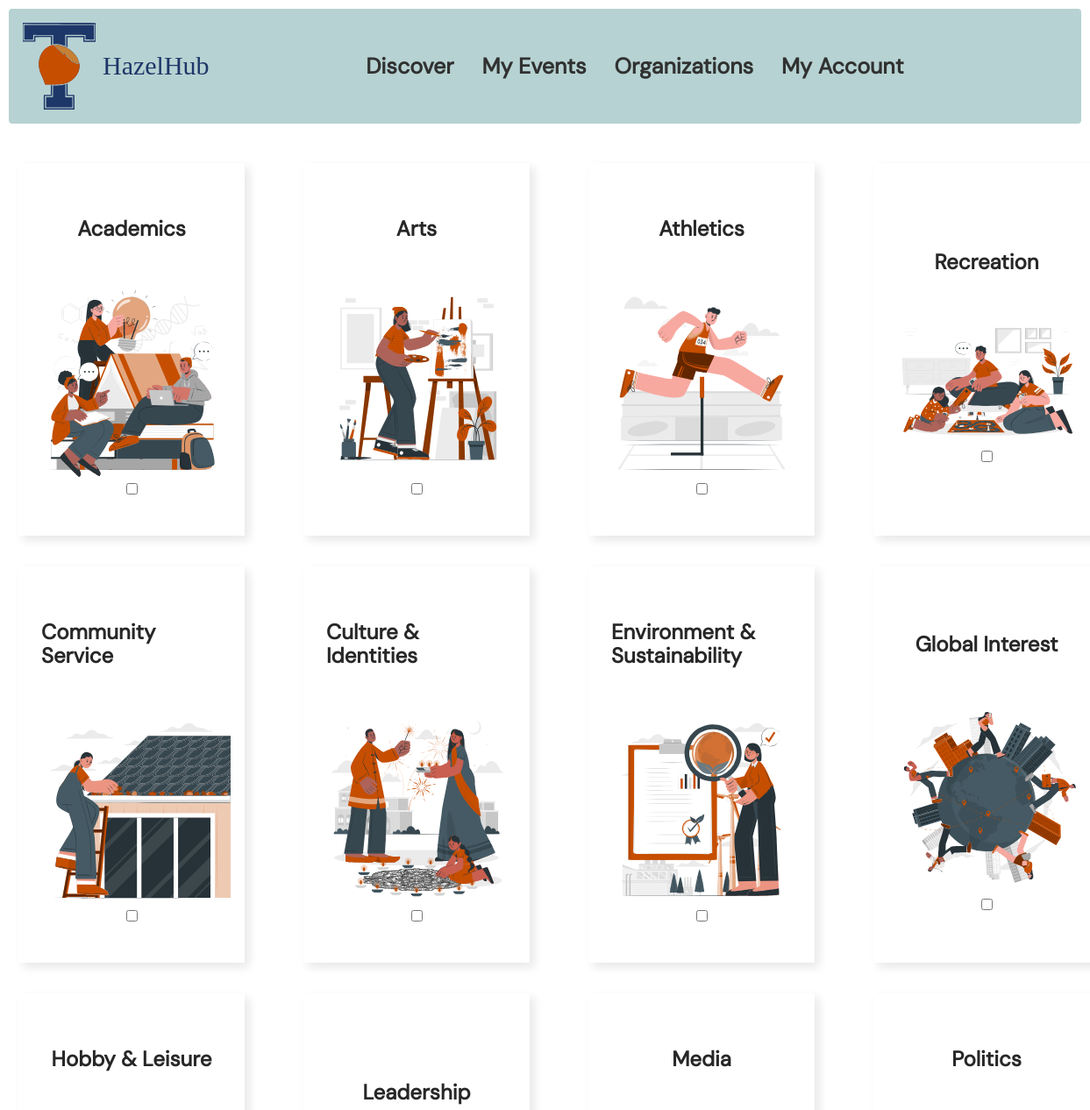
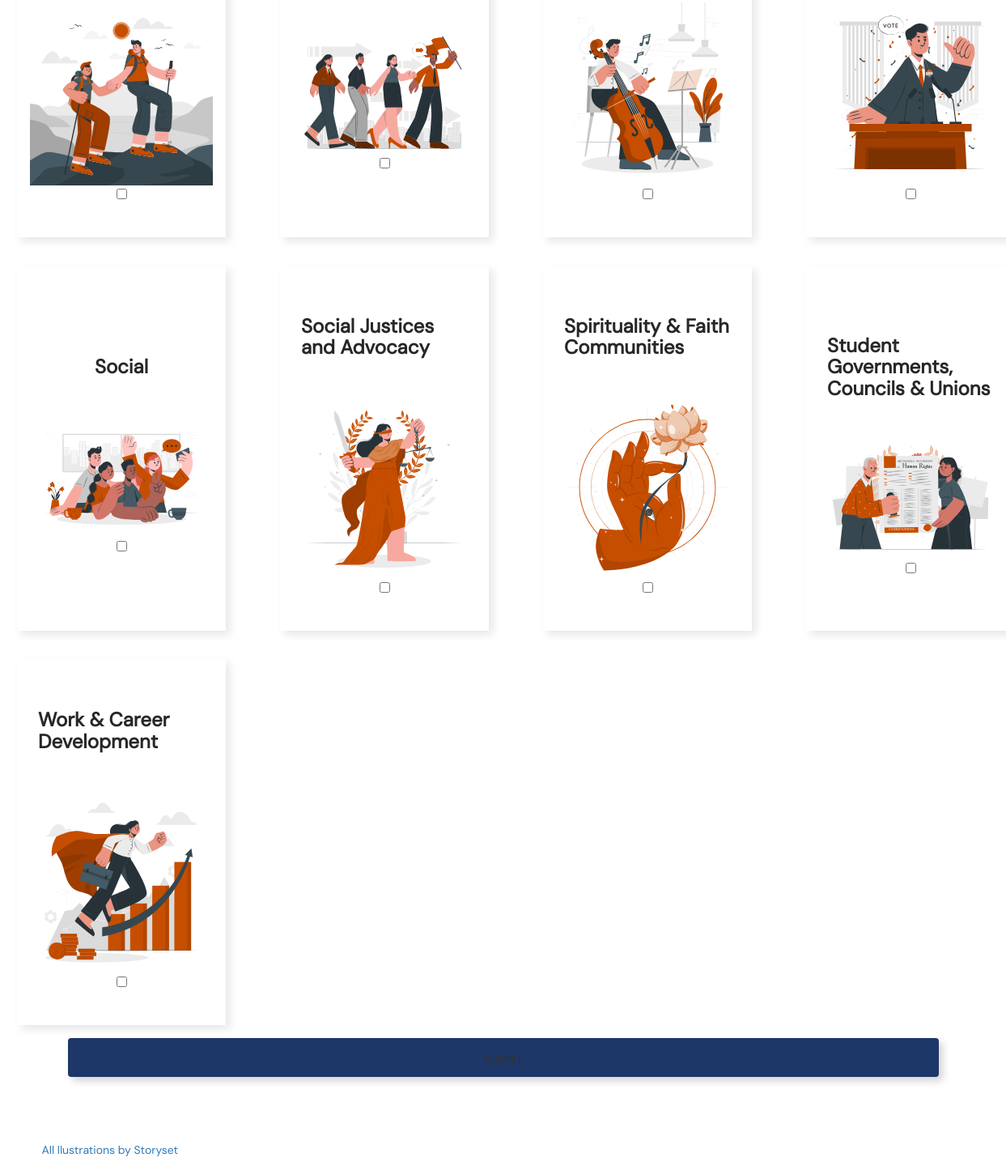
/organizer/create/event/interests (signed in), run on the app's committed database (2 pictures, top to bottom).
### app/models.py (models this page shows, shortened)
class Interest(db.Model):
    __tablename__ = "interests"
    id = db.Column(db.Integer, primary_key=True)
    name = db.Column(db.String(64))
    users: Mapped[List[User]] = relationship(secondary=UserInterests, back_populates="interests")
    organizers: Mapped[List[Organizer]] = relationship(
        secondary=OrganizerInterests, back_populates="interests"
    )
    events: Mapped[List[Event]] = relationship(
        secondary=EventInterests, back_populates="interests"
    )

### app/main/events/routes.py (the view, shortened to what this page needs)
@events_blueprint.route("/organizer/create/event/interests", methods=["GET", "POST"])
@login_required
def eventInterests():
    form = eventInterestForm()
    form.interests.choices = [(interest.id, interest.name) for interest in Interest.query.all()]
    return render_template("interests_events.html", form=form, event_id=session['event_id'])

### app/main/forms.py
class eventInterestForm(FlaskForm):
    interests = MultiCheckboxField("Select Your Event's Target Interest Area", choices=[], validators=[Optional()], coerce=int)
    submit = SubmitField("Submit")

### main.py (called while the page is built)
@login_manager.user_loader
def load_user(user_id):
    user = User.query.get(user_id)
    organizer = Organizer.query.get(user_id)
    if user:
        return user
    elif organizer:
        return organizer
    return None

### app/templates/interests_events.html (shortened to what this page needs)
{% extends 'base.html' %} {% block page_content %}
<form method="POST" action="/organizer/create/event/interests" id="interests-form">
  <link
    rel="stylesheet"
    href="{{ url_for('static', filename='css/interests.css') }}"
  />
    <div class="interests-container1">
        {% for subfield in form.interests %}
        <div class="feature-card1-feature-card feature-card1-root-class-name">
          <h3 class="feature-card1-text">
            <span>{{ subfield.label }}</span>
          </h3>
          <img
            src="{{ url_for('static', filename='assets/' + subfield.label.text + '.svg') }}"
            align="middle"
          />
          <p>
            {{ subfield() }}
          </p>
        </div>
        {% endfor %}
    </div>
      <div class="interests-container2">
        <button type="submit" class="interests-button btn">Submit</button>
    </div>
</form>
<a href="https://storyset.com">All llustrations by Storyset</a>
{% endblock %}

### app/static/css/main.css (style rules this page uses)
*, *::before, *::after { box-sizing: border-box; }
html { background-color: #ffffff; }
body { color: #272727; font-family: "DM Sans"; font-style: normal; font-weight: 400; letter-spacing: 0; padding: 1rem; align-items: center ; }
img { height: auto; max-width: 100%; vertical-align: middle; }
.btn { color: #ffffff; padding: 0.8rem; font-size: 14px; text-transform: uppercase; border: 0px; font-weight: 400; display: block; width: 100%; cursor: pointer; margin-bottom: var(--dl-space-space-oneandhalfunits); background: var(--dl-color-hazelhub-tblue); }

### app/static/css/interests.css (style rules this page uses)
.feature-card1-feature-card { width: 258px; display: flex; padding: var(--dl-space-space-unit); max-width: var(--dl-size-size-maxwidth); box-shadow: 5px 5px 10px 0px rgba(18, 18, 18, 0.1); margin-top: var(--dl-space-space-unit); min-height: var(--dl-size-size-xxlarge); transition: 0.3s; align-items: center; margin-left: var(--dl-space-space-unit); padding-top: 16px; margin-right: var(--dl-space-space-unit); margin-bottom: var(--dl-space-space-unit); flex-direction: column; justify-content: center; }
.feature-card1-text { align-self: center; margin-bottom: var(--dl-space-space-twounits); }
.interests-container1 { flex: 0 0 auto; width: auto; display: grid; margin: var(--dl-space-space-unit); grid-gap: var(--dl-space-space-twounits); align-items: flex-start; grid-template-columns: 1fr 1fr 1fr 1fr; justify-content: center; }
.interests-container2 { width: auto; height: auto; margin: var(--dl-space-space-twounits); display: flex; align-items: flex-start; justify-content: center; }
.interests-button { color: var(--dl-color-hazelhub-dblack); width: var(--dl-size-size-maxwidth); height: var(--dl-size-size-small); align-self: center; box-shadow: 5px 5px 10px 0px #d4d4d4; text-align: center; transition: 0.3s; border-color: var(--dl-color-hazelhub-dblack); margin-bottom: var(--dl-space-space-threeunits); padding-bottom: 0.5rem; }
.feature-card1-feature-card { width: 258px; display: flex; padding: var(--dl-space-space-unit); max-width: var(--dl-size-size-maxwidth); box-shadow: 5px 5px 10px 0px rgba(18, 18, 18, 0.1); margin-top: var(--dl-space-space-unit); min-height: 100%; transition: 0.3s; align-items: center; margin-left: var(--dl-space-space-unit); padding-top: 16px; margin-right: var(--dl-space-space-unit); margin-bottom: var(--dl-space-space-unit); flex-direction: column; justify-content: center; }
.feature-card1-text { align-self: center; margin-bottom: var(--dl-space-space-twounits); padding: 10px; }
.interests-container1 { flex: 0 0 auto; width: 100%; display: grid; grid-gap: 35px; align-items: flex-start; grid-template-columns: 1fr 1fr 1fr 1fr; }

### app/static/css/style.css (style rules this page uses)
:root { --dl-color-gray-500: #595959; --dl-color-gray-700: #999999; --dl-color-gray-900: #D9D9D9; --dl-size-size-large: 144px; --dl-size-size-small: 48px; --dl-color-danger-300: #A22020; --dl-color-danger-500: #BF2626; --dl-color-danger-700: #E14747; --dl-color-gray-black: #000000; --dl-color-gray-white: #FFFFFF; --dl-size-size-medium: 96px; --dl-size-size-xlarge: 192px; --dl-size-size-xsmall: 16px; --dl-space-space-unit: 16px; --dl-color-hazelhub-bb: #b7d2d2ff; --dl-color-primary-100: #003EB3; --dl-color-primary-300: #0074F0; --dl-color-primary-500: #14A9FF; --dl-color-primary-700: #85DCFF; --dl-color-success-300: #199033; --dl-color-success-500: #32A94C; --dl-color-success-700: #4CC366; --dl-size-size-xxlarge: 288px; --dl-size-size-maxwidth: 1400px; --dl-radius-radius-round: 50%; --dl-color-hazelhub-beige: #e6d1abff; --dl-color-hazelhub-cream: #fbf9eeff; --dl-color-hazelhub-dblue: #484e58ff; --dl-color-hazelhub-hazel: #c64e00ff; --dl-color-hazelhub-lblue: #486287ff; --dl-color-hazelhub-tblue: #1e3769ff; --dl-color-hazelhub-white: #ffffffff; --dl-space-space-halfunit: 8px; --dl-space-space-sixunits: 96px; --dl-space-space-twounits: 32px; --dl-color-hazelhub-dblack: #313131ff; --dl-color-hazelhub-hazel2: #c58035ff; --dl-radius-radius-radius2: 2px; --dl-radius-radius-radius4: 4px; --dl-radius-radius-radius8: 8px; --dl-space-space-fiveunits: 80px; --dl-space-space-fourunits: 64px; --dl-space-space-threeunits: 48px; --dl-space-space-oneandhalfunits: 24px; }

### data on the page
Interest: label "Academics", name (picture)
Interest: label "Arts", name (picture)
Interest: label "Athletics", name (picture)
Interest: label "Recreation", name (picture)
Interest: label "Community Service", name (picture)
Interest: label "Culture & Identities", name (picture)
Interest: label "Environment & Sustainability", name (picture)
Interest: label "Global Interest", name (picture)
Interest: label "Hobby & Leisure", name (picture)
Interest: label "Leadership", name (picture)
Interest: label "Media", name (picture)
Interest: label "Politics", name (picture)
Interest: label "Social", name (picture)
Interest: label "Social Justices and Advocacy", name (picture)
Interest: label "Spirituality & Faith Communities", name (picture)
Interest: label "Student Governments, Councils & Unions", name (picture)
Interest: label "Work & Career Development", name (picture)
